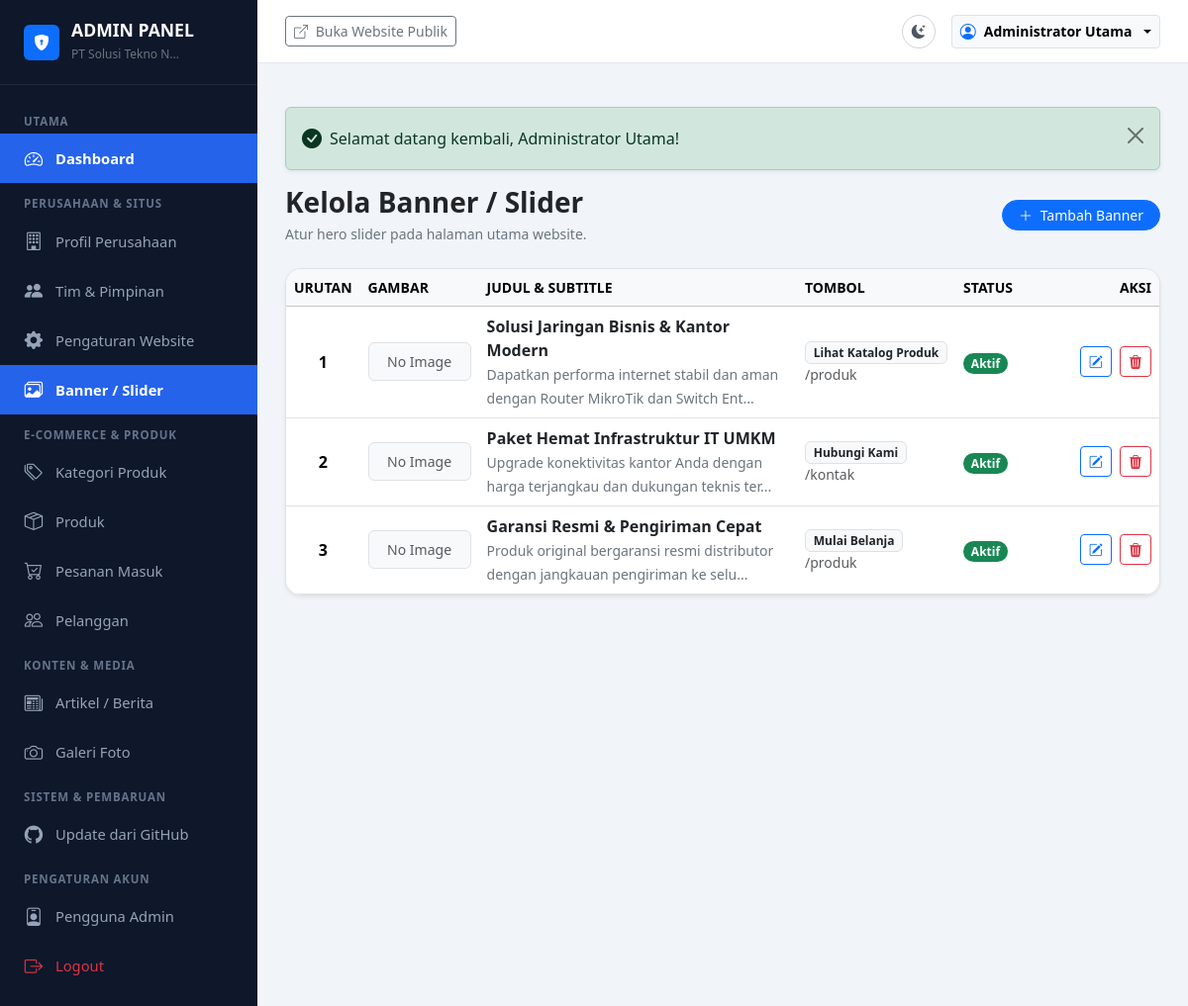
The page /admin/banners (signed in) on the database its author committed.
### tables this page shows
CREATE TABLE `banners` (
  `id` INT UNSIGNED AUTO_INCREMENT PRIMARY KEY,
  `title` VARCHAR(200) NOT NULL,
  `subtitle` TEXT NULL,
  `image` VARCHAR(255) NOT NULL,
  `button_text` VARCHAR(100) NULL DEFAULT 'Lihat Produk',
  `button_url` VARCHAR(255) NULL DEFAULT '/produk',
  `sort_order` INT NOT NULL DEFAULT 0,
  `is_active` TINYINT(1) NOT NULL DEFAULT 1,
  `created_at` DATETIME NOT NULL DEFAULT CURRENT_TIMESTAMP,
  `updated_at` DATETIME NOT NULL DEFAULT CURRENT_TIMESTAMP ON UPDATE CURRENT_TIMESTAMP,
  INDEX `idx_banner_order` (`sort_order`),
  INDEX `idx_banner_active` (`is_active`)
);

### app/controllers/admin/AdminBaseController.php (called while the page is built, shortened)
<?php
class AdminBaseController extends BaseController
{
    protected ?array $currentUser = null;
    public function __construct()
    {
        $this->currentUser = AuthHelper::user();
    }
    public function renderAdminView(string $viewPath, array $data = []): void
    {
        $data['currentUser'] = $this->currentUser;
        $this->renderView($viewPath, $data, 'layouts/admin');
    }
}

### app/controllers/admin/BannerController.php (called while the page is built, shortened)
<?php
class BannerController extends AdminBaseController
{
    public function index(): void
    {
        $banners = Banner::all();
        $this->renderAdminView('admin/banners/index', [
            'title' => 'Kelola Banner / Slider',
            'banners' => $banners,
        ]);
    }
}

### public/index.php (called while the page is built, shortened)
<?php
spl_autoload_register(function (string $class) {
    $prefixes = [
        'App\\' => dirname(__DIR__) . '/app/',
        'Routes\\' => dirname(__DIR__) . '/routes/',
    ];
    foreach ($prefixes as $prefix => $baseDir) {
        $len = strlen($prefix);
        if (strncmp($prefix, $class, $len) !== 0) {
            continue;
        }
        $relativeClass = substr($class, $len);
        $file = $baseDir . str_replace('\\', '/', $relativeClass) . '.php';
        if (file_exists($file)) {
            return;
        }
        $parts = explode('\\', $relativeClass);
        $className = array_pop($parts);
        $subDir = !empty($parts) ? strtolower(implode('/', $parts)) . '/' : '';
        $fileLowerDir = $baseDir . $subDir . $className . '.php';
        if (file_exists($fileLowerDir)) {
            return;
        }
    }
});
require_once dirname(__DIR__) . '/app/helpers/Env.php';
require_once dirname(__DIR__) . '/app/helpers/Sanitizer.php';
require_once dirname(__DIR__) . '/app/helpers/UrlHelper.php';
require_once dirname(__DIR__) . '/app/helpers/functions.php';
$config = require dirname(__DIR__) . '/config/config.php';
\Routes\Router::dispatch();

### app/helpers/Env.php (called while the page is built, shortened)
<?php
class Env
{
    public static function get(string $key, mixed $default = null): mixed
    {
        if (isset($_ENV[$key])) {
            return $_ENV[$key];
        }
        return $default;
    }
}

### config/config.php (called while the page is built, shortened)
<?php
return [
    'app' => [
        'name' => Env::get('APP_NAME', 'Solusi Tekno Nusantara'),
        'version' => '1.0.0',
        'env' => Env::get('APP_ENV', 'production'),
        'debug' => (bool) Env::get('APP_DEBUG', false),
        'url' => rtrim((string) Env::get('APP_URL', 'http://localhost:8000'), '/'),
        'timezone' => 'Asia/Jakarta',
        'locale' => 'id_ID',
        'currency' => 'Rp',
    ],
    'paths' => [
        'root' => dirname(__DIR__),
        'app' => dirname(__DIR__) . '/app',
        'public' => dirname(__DIR__) . '/public',
        'uploads' => dirname(__DIR__) . '/public/uploads',
        'storage' => dirname(__DIR__) . '/storage',
        'logs' => dirname(__DIR__) . '/storage/logs',
        'views' => dirname(__DIR__) . '/app/views',
    ],
    'upload' => [
        'max_size_mb' => (int) Env::get('MAX_UPLOAD_SIZE_MB', 5),
        'allowed_extensions' => explode(',', (string) Env::get('ALLOWED_EXTENSIONS', 'jpg,jpeg,png,webp')),
        'allowed_mimes' => [
            'image/jpeg',
            'image/png',
            'image/webp',
        ],
    ],
    'session' => [
        'lifetime' => 7200,
        'cookie_httponly' => true,
        'cookie_samesite' => 'Lax',
    ],
];

### app/helpers/UrlHelper.php (called while the page is built, shortened)
<?php
class UrlHelper
{
    private static ?string $baseUrl = null;
    public static function getBaseUrl(): string
    {
        if (self::$baseUrl === null) {
            $config = require dirname(__DIR__, 2) . '/config/config.php';
            $configuredUrl = rtrim((string) ($config['app']['url'] ?? ''), '/');
            if (!empty($_SERVER['HTTP_HOST'])) {
                if (!empty($configuredUrl) && !str_contains($configuredUrl, 'localhost')) {
                    self::$baseUrl = $configuredUrl;
                } else {
                    $protocol = (!empty($_SERVER['HTTPS']) && $_SERVER['HTTPS'] !== 'off')
                        || (isset($_SERVER['HTTP_X_FORWARDED_PROTO']) && $_SERVER['HTTP_X_FORWARDED_PROTO'] === 'https')
                        ? 'https' : 'http';
                    self::$baseUrl = "{$protocol}://{$_SERVER['HTTP_HOST']}";
                }
            } else {
                self::$baseUrl = !empty($configuredUrl) ? $configuredUrl : 'http://localhost:8000';
            }
        }
        return self::$baseUrl;
    }
    public static function base(string $path = ''): string
    {
        $base = self::getBaseUrl();
        $path = ltrim($path, '/');
        return $path === '' ? $base : "{$base}/{$path}";
    }
}

### app/helpers/Database.php (called while the page is built, shortened)
<?php
class Database
{
    private static ?PDO $instance = null;
    public static function getConnection(): PDO
    {
        if (self::$instance === null) {
            $config = require dirname(__DIR__, 2) . '/config/database.php';
            $dbConfig = $config['connections'][$config['default']];
            $dsn = sprintf(
                '%s:host=%s;port=%d;dbname=%s;charset=%s',
                $dbConfig['driver'],
                $dbConfig['host'],
                $dbConfig['port'],
                $dbConfig['database'],
                $dbConfig['charset']
            );
            try {
                self::$instance = new PDO(
                    $dsn,
                    $dbConfig['username'],
                    $dbConfig['password'],
                    $dbConfig['options']
                );
            } catch (PDOException $e) {
                self::logError($e->getMessage());
                throw new RuntimeException('Koneksi database gagal. Silakan periksa konfigurasi .env atau database.sql.');
            }
        }
        return self::$instance;
    }
}

### app/models/BaseModel.php (called while the page is built, shortened)
<?php
abstract class BaseModel
{
    protected static function db(): PDO
    {
        return Database::getConnection();
    }
    public static function query(string $sql, array $params = []): PDOStatement
    {
        $stmt = self::db()->prepare($sql);
        $stmt->execute($params);
        return $stmt;
    }
    public static function fetchAll(string $sql, array $params = []): array
    {
        $stmt = self::query($sql, $params);
        return $stmt->fetchAll();
    }
}

### app/models/Banner.php (called while the page is built, shortened)
<?php
class Banner extends BaseModel
{
    public static function all(): array
    {
        return self::fetchAll('SELECT * FROM `banners` ORDER BY `sort_order` ASC, `id` DESC');
    }
}

### app/helpers/Sanitizer.php (called while the page is built, shortened)
<?php
class Sanitizer
{
    public static function e(?string $string): string
    {
        return htmlspecialchars((string) $string, ENT_QUOTES | ENT_SUBSTITUTE, 'UTF-8');
    }
    public static function truncate(string $text, int $limit = 120, string $end = '...'): string
    {
        $clean = strip_tags($text);
        return mb_substr($clean, 0, $limit) . $end;
    }
}

### app/helpers/functions.php (called while the page is built, shortened)
<?php
if (!function_exists('e')) {
    function e(?string $string): string
    {
        return Sanitizer::e($string);
    }
}

### app/views/admin/banners/index.php (the view, shortened to what this page needs)
<div class="d-flex justify-content-between align-items-center mb-4">
    <div>
        <h3 class="fw-bold text-dark mb-1">Kelola Banner / Slider</h3>
        <p class="text-secondary small mb-0">Atur hero slider pada halaman utama website.</p>
    </div>
    <div>
        <a href="<?= UrlHelper::base('admin/banners/create') ?>" class="btn btn-primary btn-sm rounded-pill px-3">
            <i class="bi bi-plus-lg me-1"></i> Tambah Banner
        </a>
    </div>
</div>
<div class="card border rounded-4 shadow-sm bg-white overflow-hidden">
    <div class="table-responsive">
        <table class="table align-middle mb-0">
            <thead class="table-light small text-uppercase">
                <tr>
                    <th style="width: 60px;">Urutan</th>
                    <th style="width: 120px;">Gambar</th>
                    <th>Judul & Subtitle</th>
                    <th>Tombol</th>
                    <th>Status</th>
                    <th style="width: 140px;" class="text-end">Aksi</th>
                </tr>
            </thead>
            <tbody>
                <?php if (empty($banners)): ?>
                    <tr>
                        <td colspan="6" class="text-center py-4 text-muted">Belum ada banner tersimpan.</td>
                    </tr>
                <?php else: ?>
                    <?php foreach ($banners as $b): ?>
                        <tr>
                            <td class="fw-bold text-center"><?= (int) $b['sort_order'] ?></td>
                            <td>
                                <?php if (!empty($b['image'])): ?>
                                    <img src="<?= UrlHelper::upload($b['image']) ?>" alt="<?= e($b['title']) ?>" class="rounded border" style="width: 100px; height: 55px; object-fit: cover;">
                                <?php else: ?>
                                    <div class="bg-light border rounded text-center text-muted small py-2">No Image</div>
                                <?php endif; ?>
                            </td>
                            <td>
                                <div class="fw-bold text-dark"><?= e($b['title']) ?></div>
                                <small class="text-secondary"><?= e(Sanitizer::truncate($b['subtitle'] ?? '', 80)) ?></small>
                            </td>
                            <td>
                                <span class="badge text-bg-light border text-dark"><?= e($b['button_text']) ?></span>
                                <small class="text-muted d-block"><?= e($b['button_url']) ?></small>
                            </td>
                            <td>
                                <?php if ($b['is_active']): ?>
                                    <span class="badge text-bg-success rounded-pill">Aktif</span>
                                <?php else: ?>
                                    <span class="badge text-bg-secondary rounded-pill">Nonaktif</span>
                                <?php endif; ?>
                            </td>
                            <td class="text-end">
                                <a href="<?= UrlHelper::base('admin/banners/edit/' . $b['id']) ?>" class="btn btn-sm btn-outline-primary me-1" title="Edit">
                                    <i class="bi bi-pencil-square"></i>
                                </a>
                                <form action="<?= UrlHelper::base('admin/banners/delete/' . $b['id']) ?>" method="POST" class="d-inline">
                                    <button type="submit" class="btn btn-sm btn-outline-danger" data-confirm-delete="Hapus banner ini?" title="Hapus">
                                        <i class="bi bi-trash3-fill"></i>
                                    </button>
                                </form>
                            </td>
                        </tr>
                    <?php endforeach; ?>
                <?php endif; ?>
            </tbody>
        </table>
    </div>
</div>

### routes/Router.php (shortened to what this page needs)
<?php
class Router
{
    private static array $routes = [];
    private static function addRoute(string $method, string $path, string $handler): void
    {
        $path = '/' . trim($path, '/');
        $pattern = preg_replace('/\{([a-zA-Z0-9_]+)\}/', '(?P<$1>[^/]+)', $path);
        $regex = '#^' . $pattern . '$#i';
        self::$routes[] = [
            'method' => strtoupper($method),
            'path' => $path,
            'regex' => $regex,
            'handler' => $handler,
        ];
    }
    public static function dispatch(): void
    {
        $requestMethod = $_SERVER['REQUEST_METHOD'] ?? 'GET';
        $requestUri = parse_url($_SERVER['REQUEST_URI'] ?? '/', PHP_URL_PATH);
        $config = require dirname(__DIR__) . '/config/config.php';
        $requestUri = '/' . trim($requestUri, '/');
        foreach (self::$routes as $route) {
            if ($route['method'] !== $requestMethod && $route['method'] !== 'ANY') {
                continue;
            }
            if (preg_match($route['regex'], $requestUri, $matches)) {
                $params = array_filter($matches, 'is_string', ARRAY_FILTER_USE_KEY);
                self::executeHandler($route['handler'], $params);
                return;
            }
        }
    }
    private static function executeHandler(string $handler, array $params): void
    {
        [$controllerName, $action] = explode('@', $handler);
        $controller = new $fullControllerClass();
        call_user_func_array([$controller, $action], $params);
    }
}

### public/assets/css/admin.css (style rules this page uses)
:root { --admin-sidebar-bg: #0f172a; --admin-sidebar-hover: #1e293b; --admin-sidebar-active: #2563eb; --admin-sidebar-text: #94a3b8; --admin-sidebar-text-active: #ffffff; --admin-topbar-bg: #ffffff; --admin-body-bg: #f1f5f9; }
body { font-family: 'Segoe UI', system-ui, -apple-system, sans-serif; background-color: var(--admin-body-bg); color: #334155; }

### rows shown on the page
banners: sort_order "1", image "No Image", title "Solusi Jaringan Bisnis & Kantor Modern", subtitle "Dapatkan performa internet stabil dan aman dengan Router MikroTik dan Switch Ent...", button_text "Lihat Katalog Produk", button_url "/produk", is_active "Aktif"
banners: sort_order "2", image "No Image", title "Paket Hemat Infrastruktur IT UMKM", subtitle "Upgrade konektivitas kantor Anda dengan harga terjangkau dan dukungan teknis ter...", button_text "Hubungi Kami", button_url "/kontak", is_active "Aktif"
banners: sort_order "3", image "No Image", title "Garansi Resmi & Pengiriman Cepat", subtitle "Produk original bergaransi resmi distributor dengan jangkauan pengiriman ke selu...", button_text "Mulai Belanja", button_url "/produk", is_active "Aktif"

### other values the page prints
mb_strimwidth($companyName, 0, 20, '...') "PT Solusi Tekno N..."
$text "Selamat datang kembali, Administrator Utama!"
